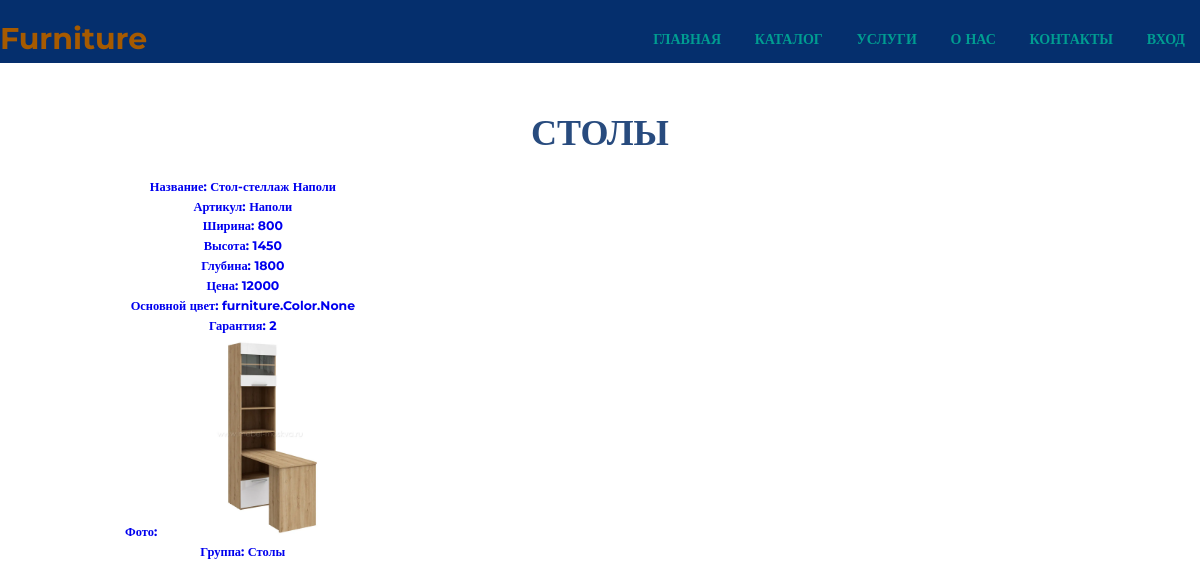
Screenshot of /table/ with the database file from the repository.
### furniture/models.py (models this page shows, shortened)
class Product(models.Model):
    title = models.CharField("Название", max_length=100)
    artikle = models.ForeignKey(Artikle, verbose_name="Артикул", on_delete=models.CASCADE)
    width = models.PositiveIntegerField("Ширина")
    height = models.PositiveIntegerField("Высота")
    depth = models.PositiveIntegerField("Глубина")
    coast = models.PositiveIntegerField("Цена")
    colors = models.ManyToManyField(Color, verbose_name="Основной цвет")
    ffrancia = models.PositiveIntegerField("Гарантия")
    photo = models.ImageField("Фото",  upload_to="products/")
    group = models.ForeignKey(Group, verbose_name="Группа", on_delete=models.CASCADE)
    class Meta:
        verbose_name = "Продукт"
        verbose_name_plural = "Продукт"

class Artikle(models.Model):
    title = models.CharField("Название", max_length=100)
    artikle = models.CharField("Артикул", max_length=30)
    def __str__(self):
        return self.title
    class Meta:
        verbose_name = "Автикл"
        verbose_name_plural = "Артиклы"

class Group(models.Model):
    title = models.CharField("Название", max_length=100)
    photo = models.ImageField("Фото",  upload_to="products/")
    def __str__(self):
        return self.title
    class Meta:
        verbose_name = "Группа"
        verbose_name_plural = "Группы"

### furniture/views.py (the view)
# urls.py: path("table/", views.ItemsViewTable.as_view()),
class ItemsViewTable(View):
    def get(self, request):
        item = Product.objects.filter(group_id=6)
        return render(request, "table.html", {'item_list': item})

### templates/table.html (shortened to what this page needs)
<!DOCTYPE html>
{% load static %}
<html>
<head>
  <link rel="stylesheet" href="{% static 'css/style.css' %}">
</head>
<body>
  <header class="header">
    <div class="container">
      <div class="header__inner">
        <div class="header__logo">Furniture</div>
        <nav class="nav">
          <a class="nav__link" href="/">Главная</a>
          <a class="nav__link" href="/#catalog">Каталог</a>
          <a class="nav__link" href="/#service">Услуги</a>
          <a class="nav__link" href="/us">О нас</a>
          <a class="nav__link" href="/us#cont">Контакты</a>
          {% if user.is_authenticated %}
            <a class="nav__link" href="/account/logout">Выход</a>
            <h2 class="nav__link">{{user.username }}</h2>
          {% else %}
            <a class="nav__link" href="/account/login">Вход</a>
          {% endif %}
        </nav>
      </div>
    </div>
  </header>
  <section class="section"  id="catalog">
    <div class="container">
      <div class="section__header">
        <h2 class="section__title">Столы</h2>
        <div class="catalog">
            {% for item in item_list %}
            <div class="item">
                <a href="/{{ item.id }}">
                <h5>Название: {{item.title}}</h5>
                <h5>Артикул: {{item.artikle}}</h5>
                <h5>Ширина: {{item.width}}</h5>
                <h5>Высота: {{item.height}}</h5>
                <h5>Глубина: {{item.depth}}</h5>
                <h5>Цена: {{item.coast}}</h5>
                <h5>Основной цвет: {{item.colors}}</h5>
                <h5>Гарантия: {{item.ffrancia}}</h5>
                <div class="item__img">
                    <h5>Фото: <img class="item__img" src="{{ item.photo.url }}" alt=""></h5>
                </div>
                <h5>Группа: {{item.group}}</h5>
            </a>
            </div>
            {% endfor %}
        </div>
      </div>
  </section>
</body>
</html>

### static/css/style.css (style rules this page uses)
:root { --main-color: #A65A00; --second-colorBlue: #284B7E; --second-colorGreen: #009D91; }
body { margin: 0; font-family: 'Montserrat', 'sans-selif'; font-size: 15px; line-height: 1.6; color: var(--main-color); }
*, *::after, *::before { box-sizing: border-box; }
h1, h2, h3, h4, h5, h6 { margin: 0; }
a { text-decoration: none; }
.container { width: 100%; max-width: 1200px; margin: 0 auto; }
.header { width: 100%; padding-top: 15px; position: fixed; top: 0; left: 0; right: 0; z-index: 1000; background-color: #052F6D; }
.header__inner { display: flex; justify-content: space-between; align-items: center; }
.header__logo { font-size: 30px; font-weight: 700; color: var(--main-color); }
.nav { font-size: 14px; text-transform: uppercase; }
.nav__link { display: inline-block; vertical-align: top; margin: 0 15px; color: var(--second-colorGreen); text-decoration: none; transition: color .2s linear; position: relative; font-weight: 700; }
.section { padding: 80px 0; }
.section__header { width: 100%; max-width: 950px; margin: 0 auto 40px; text-align: center; }
.section__title { font-size: 36px; font-weight: 700; color: #284B7E; text-transform: uppercase; }
.catalog { margin-top: 15px; display: flex; justify-content: space-between; flex-wrap: wrap; }
.item__img > h5 > img { width: 200px; }

### rows the page displays
Product: title "Стол-стеллаж Наполи", artikle "Наполи", width "800", height "1450", depth "1800", coast "12000", colors "furniture.Color.None", ffrancia "2", photo (picture), group "Столы"
